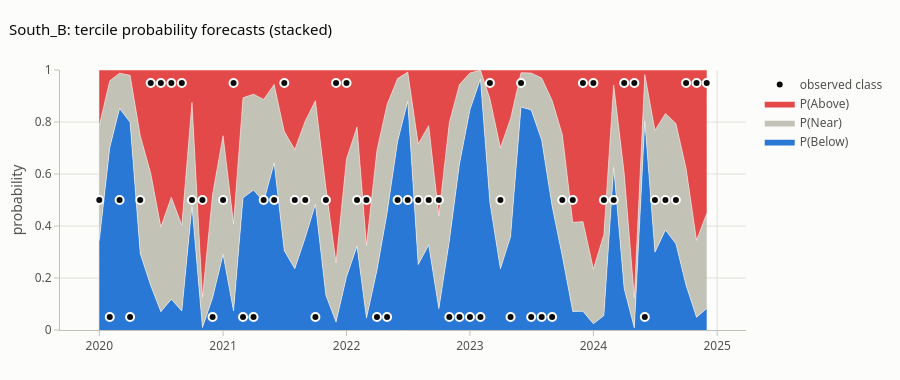

The notebook cell saved with this chart:
### Code cell
# what the forecasts look like over time for one store: stacked probabilities
s = "South_B"; m = (df.store == s).to_numpy()
p = P["Model (SARIMA)"][m]
ORDINAL = {"Below": pf.SERIES[0], "Near": pf.INK["neutral"], "Above": pf.SERIES[7]}   # diverging: cool / neutral / warm
fig = go.Figure()
for k, cls in enumerate(CLASSES):
    fig.add_trace(go.Scatter(x=df.index[m], y=p[:, k], mode="lines", stackgroup="p", name=f"P({cls})",
                             line=dict(width=0.5, color=pf.INK["surface"]), fillcolor=ORDINAL[cls],
                             hovertemplate=f"P({cls}) = %{{y:.2f}}<extra></extra>"))
fig.add_trace(go.Scatter(x=df.index[m], y=np.where(obs[m] == 0, 0.05, np.where(obs[m] == 1, 0.5, 0.95)), mode="markers",
                         name="observed class", marker=dict(color=pf.INK["primary"], size=8, line=dict(color=pf.INK["surface"], width=2)),
                         customdata=np.array(CLASSES)[obs[m]], hovertemplate="observed: %{customdata}<extra></extra>"))
fig.update_layout(title=f"{s}: tercile probability forecasts (stacked)", height=380, hovermode="x unified", yaxis_range=[0, 1],
                  yaxis_title="probability")
fig.show()
